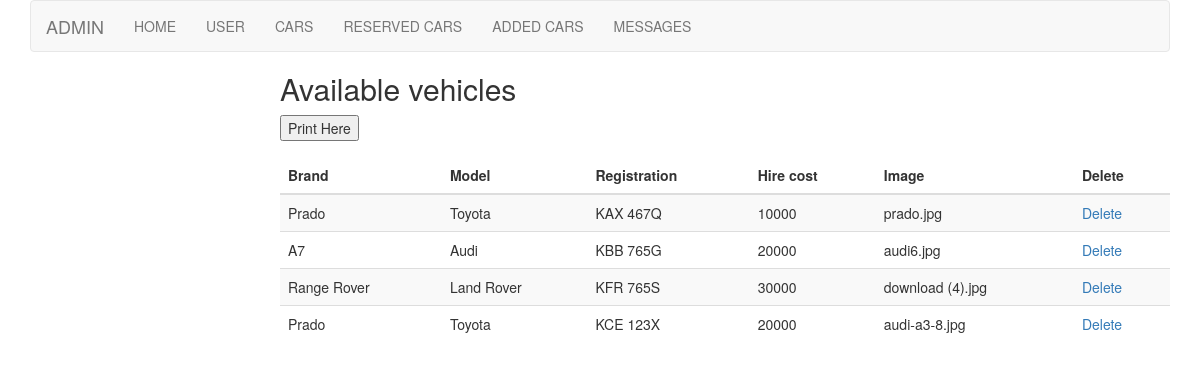
The page /admin/viewcars.php (signed in) on the database its author committed.
### tables this page shows
CREATE TABLE IF NOT EXISTS `cars` (
`car_id` int(11) NOT NULL,
  `car_name` varchar(255) NOT NULL,
  `car_type` varchar(255) NOT NULL,
  `image` text NOT NULL,
  `hire_cost` int(11) NOT NULL,
  `registration` varchar(120) NOT NULL
);

### admin/viewcars.php (the view, shortened to what this page needs)
<!DOCTYPE html>
  <link href="css/bootstrap.min.css" rel="stylesheet">
 <link href="css/simple-sidebar.css" rel="stylesheet">
 <nav id="myScrollspy" class="navbar navbar-default navbar-static" role="navigation">
   <div class="navbar-header">
      <body style="margin:auto;width:95%;">
      <a class="navbar-brand" href="index.html">ADMIN</a>
   </div>
   <div class="collapse navbar-collapse bs-js-navbar-scrollspy">
      <ul class="nav navbar-nav">
      <li><a href="/car_rental/index.html">HOME</a></li>
         <li><a href="viewusers.php">USER</a></li>
         <li><a href="viewcars.php">CARS</a></li>
         <li><a href="viewreserved.php">RESERVED CARS</a></li>
         <li><a href="viewaddedcars.php">ADDED CARS</a></li>
         <li><a href="messages.php">MESSAGES</a></li>
      </ul>
   </div>
</nav>
    <div id="wrapper">
</head>
</head>
<body>
 <h2> Available vehicles </h2>
<table class="table table-striped">
 <caption></caption>
<thead>
<body style="margin:auto;width:50%;">
<th><strong>Brand</strong></th>
<th><strong>Model</strong></th>
<th><strong>Registration</strong></th>
<th><strong>Hire cost</strong></th>
<th><strong>Image</strong></th>
<th><strong>Delete</strong></th></tr>
</thead>
<tbody>
<input type="submit" onclick="window.print()" value="Print Here" />
                            <?php
                                include 'config.php';
                                $select = "SELECT * FROM cars";
                                $result = $conn->query($select);
                                while($row = $result->fetch_assoc()){
                            ?>
                            <tr>
                                <td><?php echo $row['car_type'] ?></td>
                                <td><?php echo $row['car_name'] ?></td>
                                <td><?php echo $row['registration'] ?></td>
                                <td><?php echo $row['hire_cost'] ?></td>
                                <td><?php echo $row['image'] ?></td>
                                <td><a href="javascript:sureToApprove(<?php echo $row['car_id'];?>)" class="ico del">Delete</a>
                            </tr>
                            <?php
                                }
                            ?>
                        </table>
                </div>
</body>
</html>

### admin/css/simple-sidebar.css (style rules this page uses)
body { overflow-x: hidden; }
#wrapper { padding-left: 0; -webkit-transition: all 0.5s ease; -moz-transition: all 0.5s ease; -o-transition: all 0.5s ease; transition: all 0.5s ease; }
@media (min-width:768px) { #wrapper { padding-left: 250px; } }

### rows shown on the page
cars: car_type "Prado", car_name "Toyota", registration "KAX 467Q", hire_cost "10000", image "prado.jpg"
cars: car_type "A7", car_name "Audi", registration "KBB 765G", hire_cost "20000", image "audi6.jpg"
cars: car_type "Range Rover", car_name "Land Rover", registration "KFR 765S", hire_cost "30000", image "download (4).jpg"
cars: car_type "Prado", car_name "Toyota", registration "KCE 123X", hire_cost "20000", image "audi-a3-8.jpg"
